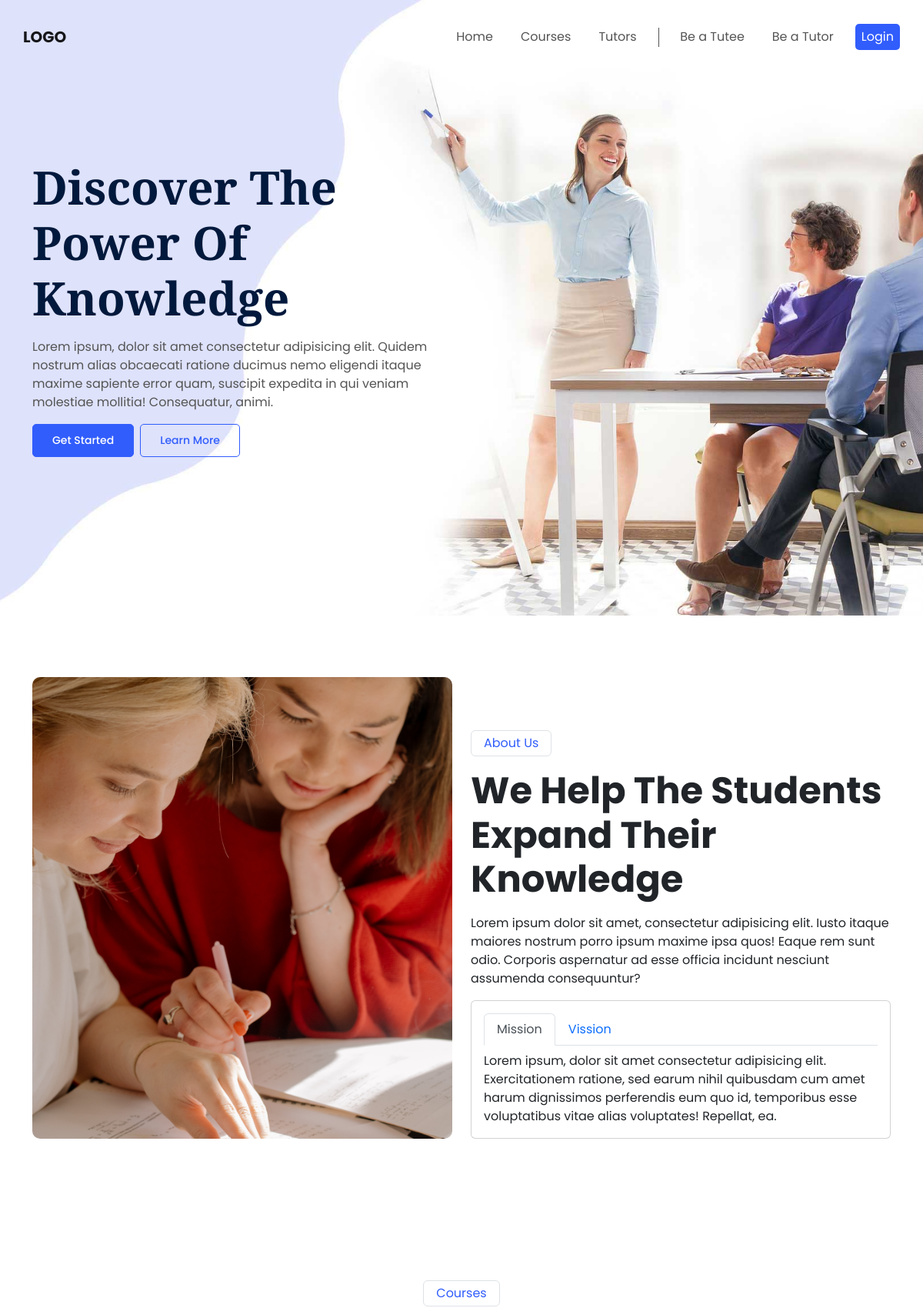
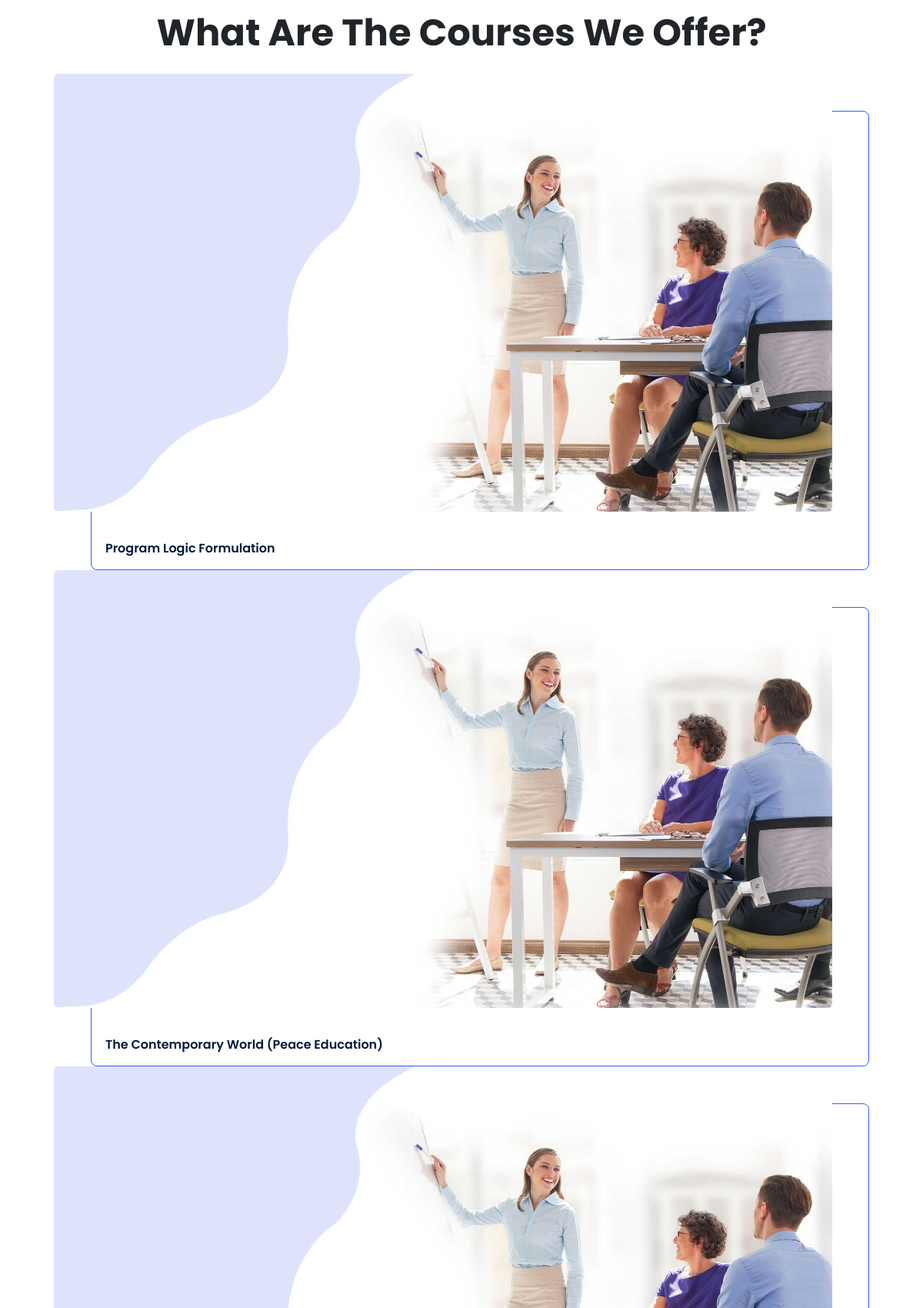
The page / (upper part) on the database its author committed (2 pictures, top to bottom).
### tables this page shows
CREATE TABLE `courses` (
  `id` int(11) NOT NULL,
  `course_name` varchar(255) NOT NULL,
  `course_code` varchar(255) NOT NULL
);

### index.php (the view, shortened to what this page needs)
<?php
    include('header.php');
?>
        <section class="h_banner-wrap" id="home">
            <div class="container h-100">
                <div class="row h-100">
                    <div class="col-lg-6 d-flex align-items-center">
                        <div class="h_banner-content text-center text-lg-start">
                            <p class="h_banner-content-heading">Discover The Power Of Knowledge</p>
                            <p class="h_banner-content-subheading">Lorem ipsum, dolor sit amet consectetur adipisicing elit. Quidem nostrum alias obcaecati ratione ducimus nemo eligendi itaque maxime sapiente error quam, suscipit expedita in qui veniam molestiae mollitia! Consequatur, animi.</p>
                            <div class="h_banner-content-btn-wrap d-flex align-items-center justify-content-center justify-content-lg-start gap-2">
                                <a href="#courses" class="c-btn c-btn-primary">Get Started</a>
                                <a href="#about" class="c-btn c-btn-primary-outline">Learn More</a>
                            </div>
                        </div>
                    </div>
                    <div class="col-6 d-none d-lg-flex"></div>
                </div>
            </div>
        </section>
        <section class="h_about-wrap sec-pad" id="about">
            <div class="container">
                <div class="row">
                    <div class="col-lg-6 mb-4">
                        <div class="h_about-img-wrap">
                            <img src="images/about-sec.jpg" alt="About Us Image">
                        </div>
                    </div>
                    <div class="col-lg-6 mb-4 d-flex align-items-end">
                        <div class="h_about-desc-wrap text-center text-lg-start">
                            <p class="d-inline-block border rounded t-primary fw-semi-bold py-1 px-3">About Us</p>
                            <h1 class="fw-bold display-5 mb-3">We Help The Students Expand Their Knowledge</h1>
                            <p>Lorem ipsum dolor sit amet, consectetur adipisicing elit. Iusto itaque maiores nostrum porro ipsum maxime ipsa quos! Eaque rem sunt odio. Corporis aspernatur ad esse officia incidunt nesciunt assumenda consequuntur?</p>
                            <div class="card">
                                <div class="card-body">
                                <ul class="nav nav-tabs mb-2" id="myTab" role="tablist">
                                    <li class="nav-item" role="presentation">
                                    <button class="nav-link active" id="mission-tab" data-bs-toggle="tab" data-bs-target="#mission-tab-pane" type="button" role="tab" aria-controls="mission-tab-pane" aria-selected="true">Mission</button>
                                    </li>
                                    <li class="nav-item" role="presentation">
                                        <button class="nav-link" id="vission-tab" data-bs-toggle="tab" data-bs-target="#vission-tab-pane" type="button" role="tab" aria-controls="vission-tab-pane" aria-selected="false">Vission</button>
                                    </li>
                                </ul>
                                <div class="tab-content" id="myTabContent">
                                    <div class="tab-pane fade show active" id="mission-tab-pane" role="tabpanel" aria-labelledby="mission-tab" tabindex="0">
                                        <p class="mb-0 text-start">
                                            Lorem ipsum, dolor sit amet consectetur adipisicing elit. Exercitationem ratione, sed earum nihil quibusdam cum amet harum dignissimos perferendis eum quo id, temporibus esse voluptatibus vitae alias voluptates! Repellat, ea.
                                        </p>
                                    </div>
                                </div>
                                </div>
                            </div>
                        </div>
                    </div>
                </div>
            </div>
        </section>
        <section class="h_courses-wrap sec-pad" id="courses">
            <div class="container">
                <div class="h_courses-heading-wrap text-center mb-4">
                    <p class="d-inline-block border rounded t-primary fw-semi-bold py-1 px-3">Courses</p>
                    <h1 class="fw-bold display-5">What Are The Courses We Offer?</h1>
                </div>
                <div class="h_courses-slider-wrap">
                    <div class="h_courses-slider">
                        <?php
                        $get_courses = mysqli_query($db, "SELECT * FROM courses LIMIT 6");
                        if(mysqli_num_rows($get_courses) > 0)
                        {
                            while($course = mysqli_fetch_array($get_courses))
                            {
                        ?>
                            <div class="h_courses-slider-inner-wrap">
                                <div class="h_courses-item">
                                    <div class="h_courses-inner-slider pe-5">
                                        <div class="h_courses-img-wrap mb-3">
                                            <img src="images/banner-bg.jpg" class="img-fluid rounded" alt="">
                                        </div>
                                        <div class="h_courses-title-wrap">
                                            <h6 class="mb-0"><?=$course['course_name']?></h6>
                                        </div>
                                    </div>
                                </div>
                            </div>
                        <?php
                            }
                        } else {
                        ?>
                            <span class="alert alert-danger d-flex justify-content-center align-items-center fw-bold">NO AVAILABLE COURSES!</span>
                        <?php
                        }
                        ?>
                    </div>
                </div>
            </div>
        </section>
<?php
    include('footer.php');
?>

### rows shown on the page
courses: course_name "Program Logic Formulation"
courses: course_name "The Contemporary World (Peace Education)"
